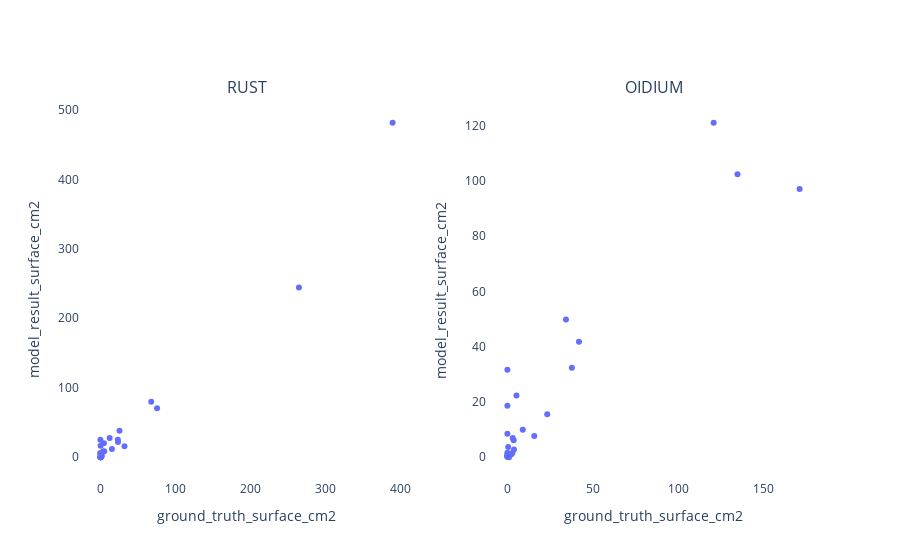

Notebook cell for this chart:
### Code cell
import plotly.subplots as sp
import plotly.graph_objects as go
import plotly.express as px

# Create a subplot with 1 row and 2 columns
fig = sp.make_subplots(rows=1, cols=2, subplot_titles=['RUST', 'OIDIUM'])

# Add scatter plot for 'RUST' class to the first subplot
fig.add_trace(
    px.scatter(df_rust, x='ground_truth_surface_cm2', y='model_result_surface_cm2', hover_data=['image']).data[0],
    row=1, col=1
)

# Add scatter plot for 'OIDIUM' class to the second subplot
fig.add_trace(
    px.scatter(df_oidium, x='ground_truth_surface_cm2', y='model_result_surface_cm2', hover_data=['image']).data[0],
    row=1, col=2
)

# Get the maximum value for x and y axes
max_value = max(df['ground_truth_surface_cm2'].max(), df['model_result_surface_cm2'].max())

# Add line y=x to both subplots
line1 = go.layout.Shape(type="line", x0=0, y0=0, x1=0.8, y1=0.8, line=dict(color="RoyalBlue", width=2))
line2 = go.layout.Shape(type="line", x0=0, y0=0, x1=0.8, y1=0.8, line=dict(color="RoyalBlue", width=2))
fig.add_shape(line1, row=1, col=1)
fig.add_shape(line2, row=1, col=2)

# Update xaxis and yaxis properties
fig.update_xaxes(title_text='ground_truth_surface_cm2', row=1, col=1)
fig.update_yaxes(title_text='model_result_surface_cm2', row=1, col=1)
fig.update_xaxes(title_text='ground_truth_surface_cm2', row=1, col=2)
fig.update_yaxes(title_text='model_result_surface_cm2', row=1, col=2)

# Update layout to remove background color
fig.update_layout(plot_bgcolor='rgba(0,0,0,0)')

# Show the plot
fig.show()

### Figure 1 — Plotly figure (JSON) as saved in the notebook; plotly's stock layout.template omitted (floating-point values rounded to 4 significant figures)
{"data": [{"customdata": [["45_leaf2"], ["478_leaf5"], ["410_leaf2"], ["260_leaf4"], ["664_leaf3"], ["224_leaf1"], ["376_leaf5"], ["483_leaf2"], ["327_leaf3"], ["474_leaf3"], ["111_leaf2"], ["119_leaf3"], ["269_leaf3"], ["171_leaf5"], ["22_leaf5"], ["672_leaf2"], ["379_leaf3"], ["308_leaf2"], ["251_leaf4"], ["60_leaf1"], ["235_leaf5"], ["511_leaf4"], ["654_leaf4"], ["233_leaf4"], ["684_leaf3"], ["448_leaf5"], ["304_leaf1"], ["16_leaf2"]], "hovertemplate": "ground_truth_surface_cm2=%{x}<br>model_result_surface_cm2=%{y}<br>image=%{customdata[0]}<extra></extra>", "legendgroup": "", "marker": {"color": "#636efa", "symbol": "circle"}, "mode": "markers", "name": "", "orientation": "v", "showlegend": false, "type": "scatter", "x": [4.646, 0, 0.7716, 0, 0, 1.628, 32.11, 75.48, 1.674, 0, 67.73, 0, 1.067, 0.4891, 0, 389.2, 264.4, 0.5935, 15.36, 0.3134, 23.42, 12.32, 5.151, 23.23, 0, 25.4, 3.478, 0.4407], "xaxis": "x", "y": [20.06, 0.1366, 1.001, 5.923, 25.35, 2.033, 15.8, 70.57, 1.968, 0.02535, 79.76, 5.578, 2.884, 0, 0.07406, 481.4, 244.3, 0.5194, 11.87, 16.44, 21.88, 27.87, 8.67, 25.22, 1.182, 38.2, 8.112, 0.02008], "yaxis": "y"}, {"customdata": [["45_leaf2"], ["478_leaf5"], ["410_leaf2"], ["260_leaf4"], ["664_leaf3"], ["224_leaf1"], ["376_leaf5"], ["483_leaf2"], ["327_leaf3"], ["474_leaf3"], ["111_leaf2"], ["119_leaf3"], ["269_leaf3"], ["171_leaf5"], ["22_leaf5"], ["672_leaf2"], ["379_leaf3"], ["308_leaf2"], ["251_leaf4"], ["60_leaf1"], ["235_leaf5"], ["511_leaf4"], ["654_leaf4"], ["233_leaf4"], ["684_leaf3"], ["448_leaf5"], ["304_leaf1"], ["16_leaf2"]], "hovertemplate": "ground_truth_surface_cm2=%{x}<br>model_result_surface_cm2=%{y}<br>image=%{customdata[0]}<extra></extra>", "legendgroup": "", "marker": {"color": "#636efa", "symbol": "circle"}, "mode": "markers", "name": "", "orientation": "v", "showlegend": false, "type": "scatter", "x": [5.293, 41.87, 3.69, 23.31, 37.73, 0, 0, 0, 2.921, 171.0, 0, 0.9704, 0.4589, 0.9618, 0, 3.12, 0, 0, 120.7, 3.842, 0, 15.71, 34.29, 0, 134.7, 2.286, 9.015, 0.369], "xaxis": "x2", "y": [22.38, 41.84, 6.172, 15.56, 32.35, 0.3486, 8.511, 1.65, 1.551, 97.06, 31.67, 0.8213, 3.712, 0.006912, 0.1485, 6.976, 18.65, 0.1814, 121.0, 2.817, 0.7969, 7.729, 49.81, 0.7656, 102.4, 1.1, 9.919, 0.2205], "yaxis": "y2"}], "layout": {"annotations": [{"font": {"size": 16}, "showarrow": false, "text": "RUST", "x": 0.225, "xanchor": "center", "xref": "paper", "y": 1, "yanchor": "bottom", "yref": "paper"}, {"font": {"size": 16}, "showarrow": false, "text": "OIDIUM", "x": 0.775, "xanchor": "center", "xref": "paper", "y": 1, "yanchor": "bottom", "yref": "paper"}], "plot_bgcolor": "rgba(0,0,0,0)", "shapes": [{"line": {"color": "RoyalBlue", "width": 2}, "type": "line", "x0": 0, "x1": 0.8, "xref": "x", "y0": 0, "y1": 0.8, "yref": "y"}, {"line": {"color": "RoyalBlue", "width": 2}, "type": "line", "x0": 0, "x1": 0.8, "xref": "x2", "y0": 0, "y1": 0.8, "yref": "y2"}], "xaxis": {"anchor": "y", "domain": [0, 0.45], "title": {"text": "ground_truth_surface_cm2"}}, "xaxis2": {"anchor": "y2", "domain": [0.55, 1], "title": {"text": "ground_truth_surface_cm2"}}, "yaxis": {"anchor": "x", "domain": [0, 1], "title": {"text": "model_result_surface_cm2"}}, "yaxis2": {"anchor": "x2", "domain": [0, 1], "title": {"text": "model_result_surface_cm2"}}}}
